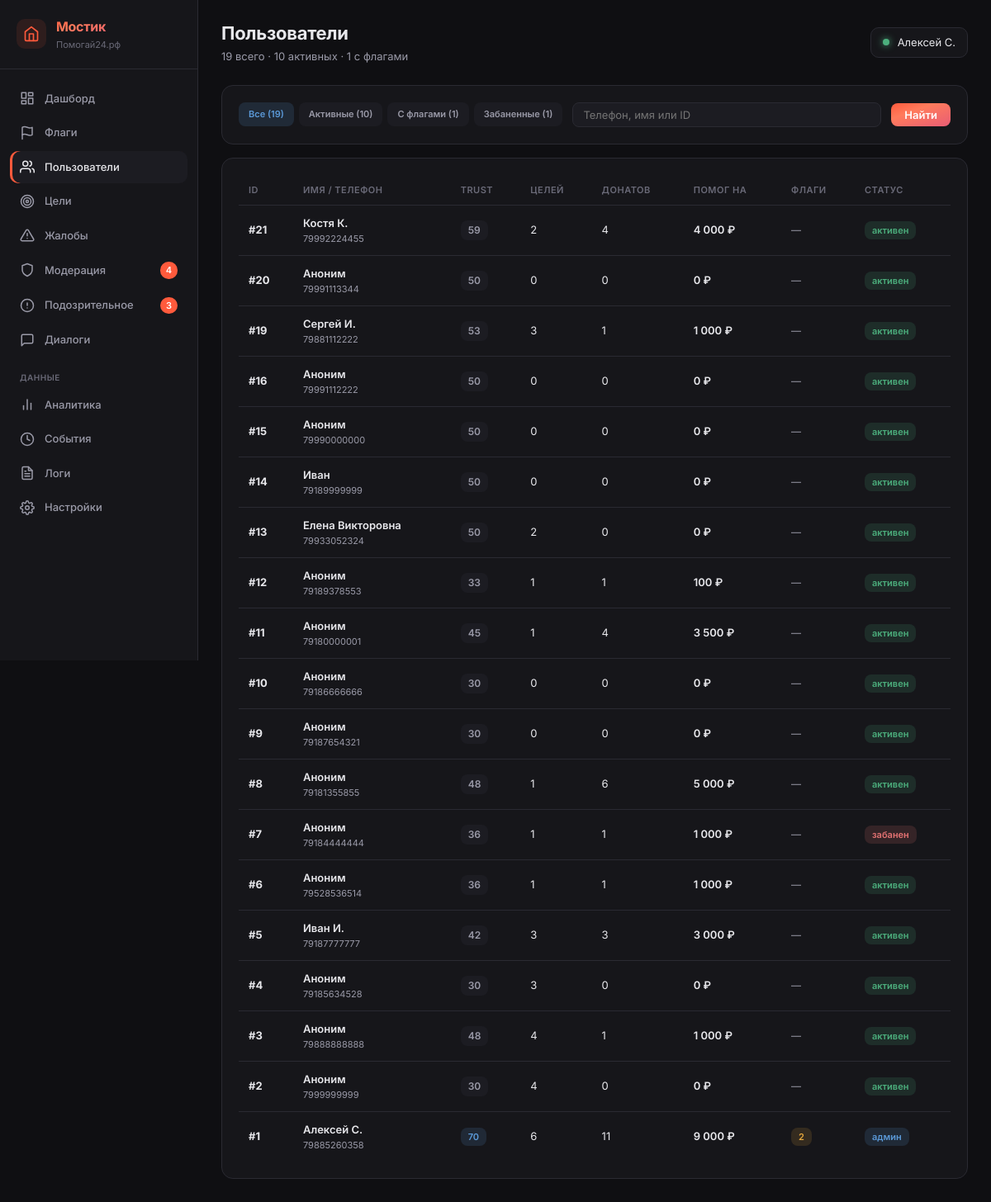
The app's page /_metrics/users (signed in), older data.
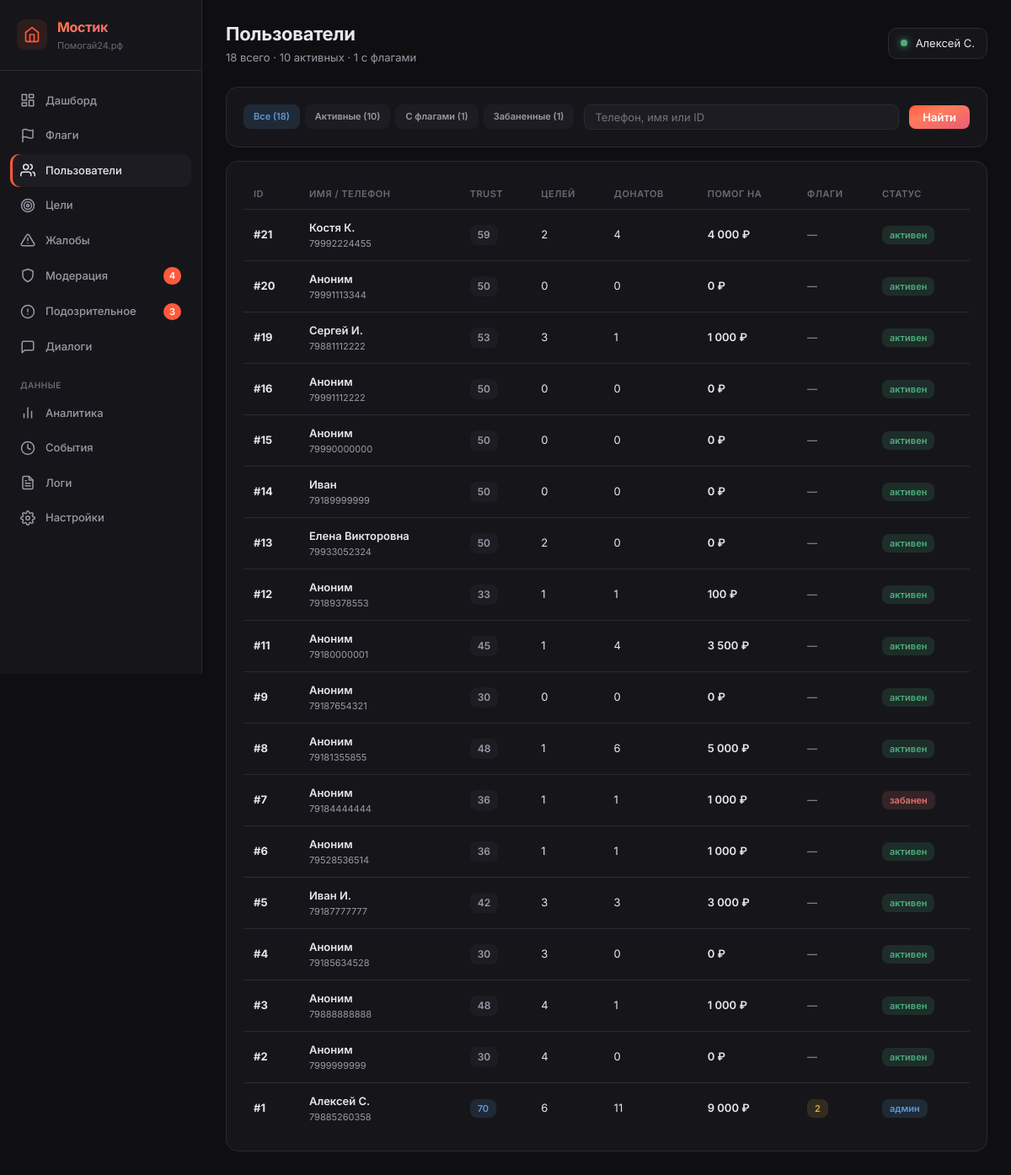
The same page, newer data.
### tables this page shows
CREATE TABLE users (
            id INTEGER PRIMARY KEY AUTOINCREMENT,
            phone TEXT UNIQUE NOT NULL,
            password_hash TEXT NOT NULL,
            email TEXT NULL,
            name TEXT NULL,
            avatar_url TEXT NULL,
            max_id TEXT NULL,
            vk_id TEXT NULL,
            fcm_token TEXT NULL,
            onboarding_passed INTEGER DEFAULT 0,
            rating REAL DEFAULT 0.0,
            rating_level TEXT DEFAULT 'novice',
            confirmations_total INTEGER DEFAULT 0,
            confirmations_approved INTEGER DEFAULT 0,
            confirmations_ignored INTEGER DEFAULT 0,
            donation_streak INTEGER DEFAULT 0,
            goals_helped_close INTEGER DEFAULT 0,
            total_helped_amount REAL DEFAULT 0.00,
            priority_days INTEGER DEFAULT 0,
            circles_of_care INTEGER DEFAULT 0,
            interest_weights TEXT DEFAULT NULL,
            eternal_donation_config TEXT DEFAULT NULL,
            yellow_card_until TEXT NULL,
            is_banned INTEGER DEFAULT 0,
            created_at TEXT DEFAULT (datetime('now'))
        , xp INTEGER DEFAULT 0, xp_level TEXT DEFAULT 'novice', streak_days INTEGER DEFAULT 0, last_action_date TEXT, ip_registered TEXT, author_badge TEXT, trust_score INTEGER DEFAULT 50, trust_level TEXT DEFAULT 'guest', is_admin INTEGER DEFAULT 0, profile_completed INTEGER DEFAULT 0, identity_verified INTEGER DEFAULT 0, city TEXT, region_code TEXT, region_name TEXT, birth_date TEXT, onboarding_step INTEGER DEFAULT 0, identity_verified_at TEXT, identity_doc_path TEXT, identity_selfie_path TEXT);

### main.py (the view)
@app.route('/_metrics/users')
@admin_required
def metrics_users():
    user = get_current_user()
    db = get_db()
    search = request.args.get('search', '').strip()
    filter_type = request.args.get('filter', 'all')  # all, banned, flagged, active
    query = """
        SELECT u.*,
            (SELECT COUNT(*) FROM goals WHERE user_id = u.id) as goals_count,
            (SELECT COUNT(*) FROM donations WHERE donor_id = u.id AND status IN ('recipient_confirmed','completed')) as donations_sent,
            (SELECT COALESCE(SUM(amount_reported), 0) FROM donations WHERE donor_id = u.id AND status IN ('recipient_confirmed','completed')) as total_sent,
            (SELECT COUNT(*) FROM content_guard_log WHERE user_id = u.id) as flags_count,
            (SELECT COUNT(*) FROM reports WHERE reporter_id = u.id) as reports_made
        FROM users u
        WHERE 1=1
    """
    params = []
    if search:
        query += " AND (u.phone LIKE ? OR u.name LIKE ? OR CAST(u.id AS TEXT) = ?)"
        params.extend([f'%{search}%', f'%{search}%', search])
    if filter_type == 'banned':
        query += " AND u.is_banned = 1"
    elif filter_type == 'flagged':
        query += " AND (SELECT COUNT(*) FROM content_guard_log WHERE user_id = u.id) > 0"
    elif filter_type == 'active':
        query += " AND (SELECT COUNT(*) FROM donations WHERE donor_id = u.id) > 0"
    query += " ORDER BY u.id DESC LIMIT 200"
    users = db.execute(query, params).fetchall()
    counts_total = db.execute("SELECT COUNT(*) FROM users").fetchone()[0]
    counts_banned = db.execute("SELECT COUNT(*) FROM users WHERE is_banned = 1").fetchone()[0]
    counts_flagged = db.execute("SELECT COUNT(DISTINCT user_id) FROM content_guard_log WHERE user_id IS NOT NULL").fetchone()[0]
    counts_active = db.execute("SELECT COUNT(DISTINCT donor_id) FROM donations WHERE donor_id IS NOT NULL").fetchone()[0]
    counts = get_sidebar_counts(db)
    return render_template('_metrics/users.html',
        user=user,
        active='users',
        counts=counts,
        users=users,
        search=search,
        filter_type=filter_type,
        counts_total=counts_total,
        counts_banned=counts_banned,
        counts_flagged=counts_flagged,
        counts_active=counts_active,
    )

### templates/_metrics/users.html (shortened to what this page needs)
{% extends "_metrics/base.html" %}
{% block page_title %}Пользователи{% endblock %}
{% block page_subtitle %}{{ counts_total }} всего · {{ counts_active }} активных · {{ counts_flagged }} с флагами{% endblock %}
{% block content %}
<div class="m-section" style="margin-bottom: 16px;">
    <form method="GET" style="display: flex; gap: 12px; align-items: center; flex-wrap: wrap;">
        <div style="display: flex; gap: 6px;">
            <a href="?filter=all" class="m-badge {% if filter_type == 'all' %}info{% else %}muted{% endif %}"
               style="text-decoration: none; padding: 6px 12px;">Все ({{ counts_total }})</a>
            <a href="?filter=active" class="m-badge {% if filter_type == 'active' %}success{% else %}muted{% endif %}"
               style="text-decoration: none; padding: 6px 12px;">Активные ({{ counts_active }})</a>
            <a href="?filter=flagged" class="m-badge {% if filter_type == 'flagged' %}warning{% else %}muted{% endif %}"
               style="text-decoration: none; padding: 6px 12px;">С флагами ({{ counts_flagged }})</a>
            <a href="?filter=banned" class="m-badge {% if filter_type == 'banned' %}danger{% else %}muted{% endif %}"
               style="text-decoration: none; padding: 6px 12px;">Забаненные ({{ counts_banned }})</a>
        </div>
        <input type="text" name="search" value="{{ search }}" placeholder="Телефон, имя или ID"
               style="padding: 6px 12px; background: var(--m-bg-3); border: 1px solid var(--m-border); border-radius: 8px; color: var(--m-text); font-size: 13px; font-family: inherit; flex: 1; min-width: 200px;">
        <button type="submit"
                style="padding: 6px 16px; background: var(--m-gradient); border: none; border-radius: 8px; color: white; font-size: 13px; font-weight: 600; font-family: inherit; cursor: pointer;">
            Найти
        </button>
    </form>
</div>
<div class="m-section">
    {% if users %}
    <table class="m-table">
        <thead>
            <tr>
                <th>ID</th>
                <th>Имя / телефон</th>
                <th>Trust</th>
                <th>Целей</th>
                <th>Донатов</th>
                <th>Помог на</th>
                <th>Флаги</th>
                <th>Статус</th>
            </tr>
        </thead>
        <tbody>
            {% for u in users %}
            <tr onclick="location.href='/_metrics/users/{{ u.id }}'" style="cursor: pointer;">
                <td><strong>#{{ u.id }}</strong></td>
                <td>
                    <div style="font-weight: 600;">{{ u.name or 'Аноним' }}</div>
                    <div class="muted" style="font-size: 11px;">{{ u.phone }}</div>
                </td>
                <td>
                    <span class="m-badge {% if (u.trust_score or 0) >= 150 %}success{% elif (u.trust_score or 0) >= 70 %}info{% else %}muted{% endif %}">
                        {{ u.trust_score or 0 }}
                    </span>
                </td>
                <td>{{ u.goals_count }}</td>
                <td>{{ u.donations_sent }}</td>
                <td style="font-weight: 600;">{{ "{:,.0f}".format(u.total_sent).replace(",", " ") }} ₽</td>
                <td>
                    {% if u.flags_count > 0 %}
                        <span class="m-badge warning">{{ u.flags_count }}</span>
                    {% else %}
                        <span class="muted">—</span>
                    {% endif %}
                </td>
                <td>
                    {% if u.is_banned %}
                        <span class="m-badge danger">забанен</span>
                    {% elif u.is_admin %}
                        <span class="m-badge info">админ</span>
                    {% else %}
                        <span class="m-badge success">активен</span>
                    {% endif %}
                </td>
            </tr>
            {% endfor %}
        </tbody>
    </table>
    {% else %}
    <div class="m-empty">Ничего не найдено.</div>
    {% endif %}
</div>
{% endblock %}

### templates/_metrics/base.html (shortened to what this page needs)
<!DOCTYPE html>
<html lang="ru">
<head>
    <link rel="stylesheet" href="/static/_metrics.css?v=3">
</head>
<body>
    <div class="m-layout">
        <aside class="m-sidebar">
            <div class="m-brand">
                <a href="/profile" class="m-brand-icon-link" title="Мой профиль">
                    <svg viewBox="0 0 24 24" fill="none" stroke="currentColor" stroke-width="2" stroke-linecap="round" stroke-linejoin="round">
                        <path d="M3 9l9-7 9 7v11a2 2 0 0 1-2 2H5a2 2 0 0 1-2-2z"></path>
                        <polyline points="9 22 9 12 15 12 15 22"></polyline>
                    </svg>
                </a>
                <div>
                    <div class="m-brand-title">Мостик</div>
                    <div class="m-brand-sub">Помогай24.рф</div>
                </div>
            </div>
            <nav class="m-nav">
                <a href="/_metrics" class="m-nav-item {% if active == 'dashboard' %}active{% endif %}">
                    <svg viewBox="0 0 24 24" fill="none" stroke="currentColor" stroke-linecap="round" stroke-linejoin="round"><rect x="3" y="3" width="7" height="9"/><rect x="14" y="3" width="7" height="5"/><rect x="14" y="12" width="7" height="9"/><rect x="3" y="16" width="7" height="5"/></svg>
                    Дашборд
                </a>
                <a href="/_metrics/flags" class="m-nav-item {% if active == 'flags' %}active{% endif %}">
                    <svg viewBox="0 0 24 24" fill="none" stroke="currentColor" stroke-linecap="round" stroke-linejoin="round"><path d="M4 15s1-1 4-1 5 2 8 2 4-1 4-1V3s-1 1-4 1-5-2-8-2-4 1-4 1z"/><line x1="4" y1="22" x2="4" y2="15"/></svg>
                    Флаги
                </a>
                <a href="/_metrics/users" class="m-nav-item {% if active == 'users' %}active{% endif %}">
                    <svg viewBox="0 0 24 24" fill="none" stroke="currentColor" stroke-linecap="round" stroke-linejoin="round"><path d="M17 21v-2a4 4 0 0 0-4-4H5a4 4 0 0 0-4 4v2"/><circle cx="9" cy="7" r="4"/><path d="M23 21v-2a4 4 0 0 0-3-3.87"/><path d="M16 3.13a4 4 0 0 1 0 7.75"/></svg>
                    Пользователи
                </a>
                <a href="/_metrics/goals" class="m-nav-item {% if active == 'goals' %}active{% endif %}">
                    <svg viewBox="0 0 24 24" fill="none" stroke="currentColor" stroke-linecap="round" stroke-linejoin="round"><circle cx="12" cy="12" r="10"/><circle cx="12" cy="12" r="6"/><circle cx="12" cy="12" r="2"/></svg>
                    Цели
                </a>
                <a href="/_metrics/reports" class="m-nav-item {% if active == 'reports' %}active{% endif %}">
                    <svg viewBox="0 0 24 24" fill="none" stroke="currentColor" stroke-linecap="round" stroke-linejoin="round"><path d="M10.29 3.86L1.82 18a2 2 0 0 0 1.71 3h16.94a2 2 0 0 0 1.71-3L13.71 3.86a2 2 0 0 0-3.42 0z"/><line x1="12" y1="9" x2="12" y2="13"/><line x1="12" y1="17" x2="12.01" y2="17"/></svg>
                    Жалобы
                </a>
                <a href="/_metrics/moderation" class="m-nav-item {% if active == 'moderation' %}active{% endif %}">
                    <svg viewBox="0 0 24 24" fill="none" stroke="currentColor" stroke-linecap="round" stroke-linejoin="round"><path d="M12 22s8-4 8-10V5l-8-3-8 3v7c0 6 8 10 8 10z"/></svg>
                    Модерация
                    {% if counts and counts.moderation %}<span class="m-nav-badge">{{ counts.moderation }}</span>{% endif %}
                </a>
                <a href="/_metrics/suspicious" class="m-nav-item {% if active == 'suspicious' %}active{% endif %}">
                    <svg viewBox="0 0 24 24" fill="none" stroke="currentColor" stroke-linecap="round" stroke-linejoin="round"><circle cx="12" cy="12" r="10"/><line x1="12" y1="8" x2="12" y2="12"/><line x1="12" y1="16" x2="12.01" y2="16"/></svg>
                    Подозрительное
                    {% if counts and counts.suspicious %}<span class="m-nav-badge">{{ counts.suspicious }}</span>{% endif %}
                </a>
                <a href="/_metrics/dialogs" class="m-nav-item {% if active == 'dialogs' %}active{% endif %}">
                    <svg viewBox="0 0 24 24" fill="none" stroke="currentColor" stroke-linecap="round" stroke-linejoin="round"><path d="M21 15a2 2 0 0 1-2 2H7l-4 4V5a2 2 0 0 1 2-2h14a2 2 0 0 1 2 2z"/></svg>
                    Диалоги
                </a>
                <div class="m-nav-section">Данные</div>
                <a href="/_metrics/analytics" class="m-nav-item {% if active == 'analytics' %}active{% endif %}">
                    <svg viewBox="0 0 24 24" fill="none" stroke="currentColor" stroke-linecap="round" stroke-linejoin="round"><line x1="18" y1="20" x2="18" y2="10"/><line x1="12" y1="20" x2="12" y2="4"/><line x1="6" y1="20" x2="6" y2="14"/></svg>
                    Аналитика
                </a>
                <a href="/_metrics/events" class="m-nav-item {% if active == 'events' %}active{% endif %}">
                    <svg viewBox="0 0 24 24" fill="none" stroke="currentColor" stroke-linecap="round" stroke-linejoin="round"><circle cx="12" cy="12" r="10"/><polyline points="12 6 12 12 16 14"/></svg>
                    События
                </a>
                <a href="/_metrics/logs" class="m-nav-item {% if active == 'logs' %}active{% endif %}">
                    Логи
                </a>
                <a href="/_metrics/settings" class="m-nav-item {% if active == 'settings' %}active{% endif %}">
                    Настройки
                </a>
            </nav>
        </aside>
        <main class="m-content">
            <header class="m-header">
                <div>
                    <div class="m-title">{% block page_title %}Мостик{% endblock %}</div>
                    <div class="m-subtitle">{% block page_subtitle %}{% endblock %}</div>
                </div>
                <div class="m-user">
                    <span class="m-user-dot"></span>
                    {{ user.name or user.phone }}
                </div>
            </header>
            {% block content %}{% endblock %}
        </main>
    </div>
</body>
</html>

Row changes from the older to the newer data that the page shows:
removed users: id "10", name "Аноним", phone "79186666666", trust_score "30", goals_count "0", donations_sent "0", total_sent "0", is_banned "активен"
Text that changed along with them:
{{ counts_total }}: "19" → "18"
